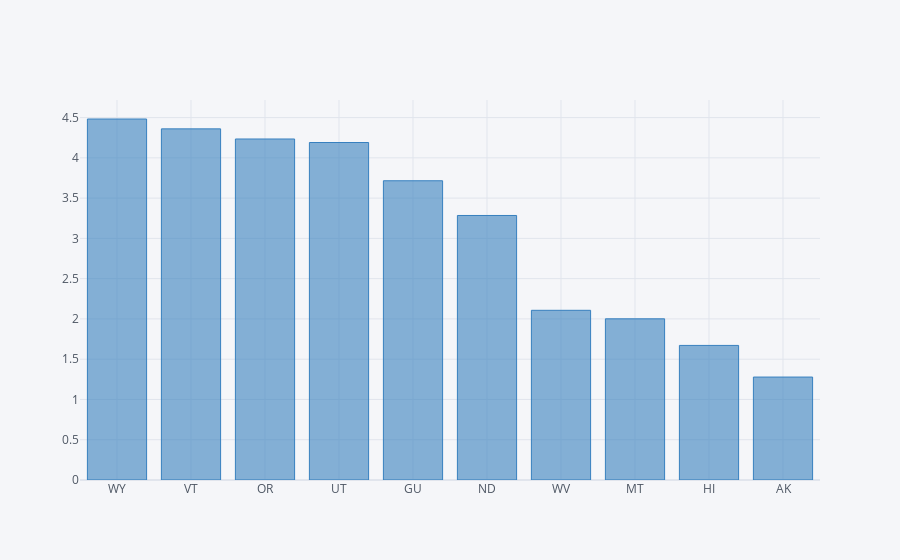

The notebook cell saved with this chart:
### Code cell
bottom10_pos_tests = USA_state_stats.sort_values('positive/tests %',ascending=False).tail(10)
bottom10_pos_tests.iplot(kind='bar',x='state',y='positive/tests %',color='Blue',fill=True)

### Figure 1 — Plotly figure (JSON) as saved in the notebook; plotly's stock layout.template omitted (floating-point values rounded to 4 significant figures)
{"data": [{"marker": {"color": "rgba(55, 128, 191, 0.6)", "line": {"color": "rgba(55, 128, 191, 1.0)", "width": 1}}, "name": "positive/tests %", "orientation": "v", "text": "", "type": "bar", "x": ["WY", "VT", "OR", "UT", "GU", "ND", "WV", "MT", "HI", "AK"], "y": [4.482, 4.36, 4.234, 4.191, 3.715, 3.284, 2.107, 2.001, 1.671, 1.278]}], "layout": {"legend": {"bgcolor": "#F5F6F9", "font": {"color": "#4D5663"}}, "paper_bgcolor": "#F5F6F9", "plot_bgcolor": "#F5F6F9", "title": {"font": {"color": "#4D5663"}}, "xaxis": {"gridcolor": "#E1E5ED", "showgrid": true, "tickfont": {"color": "#4D5663"}, "title": {"font": {"color": "#4D5663"}, "text": ""}, "zerolinecolor": "#E1E5ED"}, "yaxis": {"gridcolor": "#E1E5ED", "showgrid": true, "tickfont": {"color": "#4D5663"}, "title": {"font": {"color": "#4D5663"}, "text": ""}, "zerolinecolor": "#E1E5ED"}}}
